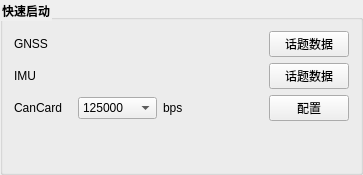
                  <widget class="QGroupBox" name="groupBox_8">
                   <property name="font">
                    <font>
                     <weight>75</weight>
                     <bold>true</bold>
                    </font>
                   </property>
                   <property name="styleSheet">
                    <string notr="true">QGroupBox::title{
font-size: 15px ;
front-weight: bold ;
}</string>
                   </property>
                   <property name="title">
                    <string>快速启动</string>
                   </property>
                   <property name="flat">
                    <bool>false</bool>
                   </property>
                   <property name="checkable">
                    <bool>false</bool>
                   </property>
                   <layout class="QVBoxLayout" name="verticalLayout_6">
                    <item>
                     <layout class="QVBoxLayout" name="verticalLayout_23">
                      <item>
                       <layout class="QHBoxLayout" name="horizontalLayout_28">
                        <item>
                         <widget class="QLabel" name="label_33">
                          <property name="minimumSize">
                           <size>
                            <width>0</width>
                            <height>20</height>
                           </size>
                          </property>
                          <property name="maximumSize">
                           <size>
                            <width>16777215</width>
                            <height>20</height>
                           </size>
                          </property>
                          <property name="text">
                           <string>GNSS           </string>
                          </property>
                         </widget>
                        </item>
                        <item>
                         <spacer name="horizontalSpacer_70">
                          <property name="orientation">
                           <enum>Qt::Horizontal</enum>
                          </property>
                          <property name="sizeHint" stdset="0">
                           <size>
                            <width>40</width>
                            <height>20</height>
                           </size>
                          </property>
                         </spacer>
                        </item>
                        <item>
                         <spacer name="horizontalSpacer_53">
                          <property name="orientation">
                           <enum>Qt::Horizontal</enum>
                          </property>
                          <property name="sizeHint" stdset="0">
                           <size>
                            <width>40</width>
                            <height>20</height>
                           </size>
                          </property>
                         </spacer>
                        </item>
                        <item>
                         <layout class="QHBoxLayout" name="horizontalLayout_gnss"/>
                        </item>
                        <item>
                         <spacer name="horizontalSpacer_71">
                          <property name="orientation">
                           <enum>Qt::Horizontal</enum>
                          </property>
                          <property name="sizeHint" stdset="0">
                           <size>
                            <width>40</width>
                            <height>20</height>
                           </size>
                          </property>
                         </spacer>
                        </item>
                        <item>
                         <spacer name="horizontalSpacer_61">
                          <property name="orientation">
                           <enum>Qt::Horizontal</enum>
                          </property>
                          <property name="sizeHint" stdset="0">
                           <size>
                            <width>40</width>
                            <height>20</height>
                           </size>
                          </property>
                         </spacer>
                        </item>
                        <item>
                         <widget class="QPushButton" name="pushButton_topic_gnss">
                          <property name="text">
                           <string>话题数据</string>
                          </property>
                         </widget>
                        </item>
                       </layout>
                      </item>
                      <item>
                       <layout class="QHBoxLayout" name="horizontalLayout_29">
                        <item>
                         <widget class="QLabel" name="label_34">
                          <property name="minimumSize">
                           <size>
                            <width>0</width>
                            <height>20</height>
                           </size>
                          </property>
                          <property name="maximumSize">
                           <size>
                            <width>16777215</width>
                            <height>20</height>
                           </size>
                          </property>
                          <property name="text">
                           <string>IMU             </string>
                          </property>
                         </widget>
                        </item>
                        <item>
                         <spacer name="horizontalSpacer_65">
                          <property name="orientation">
                           <enum>Qt::Horizontal</enum>
                          </property>
                          <property name="sizeHint" stdset="0">
                           <size>
                            <width>40</width>
                            <height>20</height>
                           </size>
                          </property>
                         </spacer>
                        </item>
                        <item>
                         <spacer name="horizontalSpacer_60">
                          <property name="orientation">
                           <enum>Qt::Horizontal</enum>
                          </property>
                          <property name="sizeHint" stdset="0">
                           <size>
                            <width>40</width>
                            <height>20</height>
                           </size>
                          </property>
                         </spacer>
                        </item>
                        <item>
                         <layout class="QHBoxLayout" name="horizontalLayout_imu"/>
                        </item>
                        <item>
                         <spacer name="horizontalSpacer_67">
                          <property name="orientation">
                           <enum>Qt::Horizontal</enum>
                          </property>
                          <property name="sizeHint" stdset="0">
                           <size>
                            <width>40</width>
                            <height>20</height>
                           </size>
                          </property>
                         </spacer>
                        </item>
                        <item>
                         <spacer name="horizontalSpacer_66">
                          <property name="orientation">
                           <enum>Qt::Horizontal</enum>
                          </property>
                          <property name="sizeHint" stdset="0">
                           <size>
                            <width>40</width>
                            <height>20</height>
                           </size>
                          </property>
                         </spacer>
                        </item>
                        <item>
                         <widget class="QPushButton" name="pushButton_topic_imu">
                          <property name="text">
                           <string>话题数据</string>
                          </property>
                         </widget>
                        </item>
                       </layout>
                      </item>
                      <item>
                       <layout class="QHBoxLayout" name="horizontalLayout_90">
                        <item>
                         <widget class="QLabel" name="label_40">
                          <property name="minimumSize">
                           <size>
                            <width>0</width>
                            <height>20</height>
                           </size>
                          </property>
                          <property name="maximumSize">
                           <size>
                            <width>16777215</width>
                            <height>20</height>
                           </size>
                          </property>
                          <property name="text">
                           <string>CanCard   </string>
                          </property>
                         </widget>
                        </item>
                        <item>
                         <widget class="QComboBox" name="comboBox_can_cfg">
                          <item>
                           <property name="text">
                            <string>125000</string>
                           </property>
                          </item>
                          <item>
                           <property name="text">
                            <string>500000</string>
                           </property>
                          </item>
                          <item>
                           <property name="text">
                            <string>1000000</string>
                           </property>
                          </item>
                         </widget>
                        </item>
                        <item>
                         <widget class="QLabel" name="label_24">
                          <property name="text">
                           <string>bps</string>
                          </property>
                         </widget>
                        </item>
                        <item>
                         <spacer name="horizontalSpacer_63">
                          <property name="orientation">
                           <enum>Qt::Horizontal</enum>
                          </property>
                          <property name="sizeHint" stdset="0">
                           <size>
                            <width>40</width>
                            <height>20</height>
                           </size>
                          </property>
                         </spacer>
                        </item>
                        <item>
                         <spacer name="horizontalSpacer_62">
                          <property name="orientation">
                           <enum>Qt::Horizontal</enum>
                          </property>
                          <property name="sizeHint" stdset="0">
                           <size>
                            <width>40</width>
                            <height>20</height>
                           </size>
                          </property>
                         </spacer>
                        </item>
                        <item>
                         <widget class="QPushButton" name="pushButton_can_cfg">
                          <property name="text">
                           <string>配置</string>
                          </property>
                         </widget>
                        </item>
                       </layout>
                      </item>
                     </layout>
                    </item>
                    <item>
                     <spacer name="verticalSpacer_14">
                      <property name="orientation">
                       <enum>Qt::Vertical</enum>
                      </property>
                      <property name="sizeHint" stdset="0">
                       <size>
                        <width>20</width>
                        <height>40</height>
                       </size>
                      </property>
                     </spacer>
                    </item>
                   </layout>
                  </widget>
